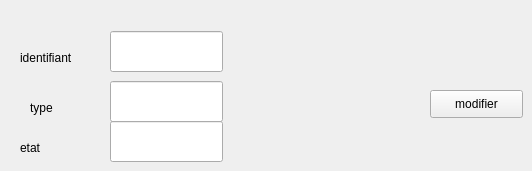
      <widget class="QWidget" name="tab_23">
       <attribute name="title">
        <string>modifer</string>
       </attribute>
       <widget class="QLineEdit" name="le_id_10">
        <property name="geometry">
         <rect>
          <x>110</x>
          <y>31</y>
          <width>113</width>
          <height>41</height>
         </rect>
        </property>
       </widget>
       <widget class="QLineEdit" name="le_id_11">
        <property name="geometry">
         <rect>
          <x>110</x>
          <y>81</y>
          <width>113</width>
          <height>41</height>
         </rect>
        </property>
       </widget>
       <widget class="QLineEdit" name="le_id_12">
        <property name="geometry">
         <rect>
          <x>110</x>
          <y>121</y>
          <width>113</width>
          <height>41</height>
         </rect>
        </property>
       </widget>
       <widget class="QPushButton" name="pb_ajouter_5">
        <property name="geometry">
         <rect>
          <x>430</x>
          <y>90</y>
          <width>93</width>
          <height>28</height>
         </rect>
        </property>
        <property name="text">
         <string>modifier</string>
        </property>
       </widget>
       <widget class="QLabel" name="label_46">
        <property name="geometry">
         <rect>
          <x>20</x>
          <y>50</y>
          <width>71</width>
          <height>16</height>
         </rect>
        </property>
        <property name="text">
         <string>identifiant</string>
        </property>
       </widget>
       <widget class="QLabel" name="label_47">
        <property name="geometry">
         <rect>
          <x>30</x>
          <y>100</y>
          <width>56</width>
          <height>16</height>
         </rect>
        </property>
        <property name="text">
         <string>type</string>
        </property>
       </widget>
       <widget class="QLabel" name="label_48">
        <property name="geometry">
         <rect>
          <x>20</x>
          <y>140</y>
          <width>56</width>
          <height>16</height>
         </rect>
        </property>
        <property name="text">
         <string>etat</string>
        </property>
       </widget>
      </widget>
